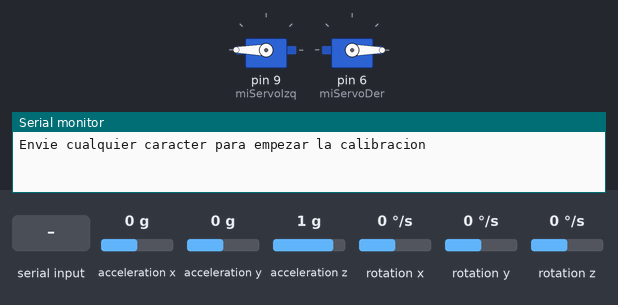
The sketch below on a simulated Arduino Uno, built with avr-gcc and run on an emulated ATmega328P. Parts: 2 × servo, the last lines printed to the serial monitor. The inputs (shaded band) are chosen by the test bench; at power-on: acceleration x 0 g, acceleration y 0 g, acceleration z 1 g, rotation x 0 °/s, rotation y 0 °/s, rotation z 0 °/s.

Above: at 0.9 s.
1.0 s: "1" received over Serial
At 15.3 s:
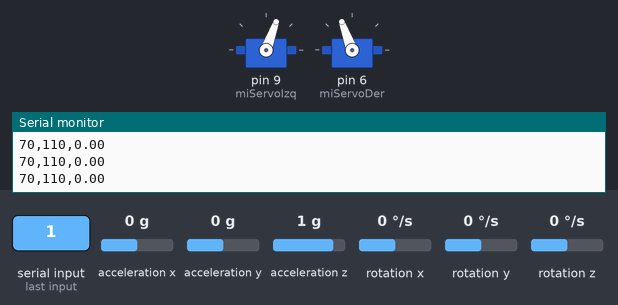
Timing chart, 0 to 16.4 s (numbered marks = the images above; inputs shaded):
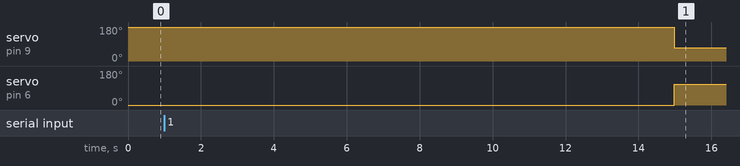

The sketch:

caracterizacion_muneca.ino
```cpp
#include "I2Cdev.h"
#include "MPU6050.h"
#include "Wire.h"
#include <Servo.h>

MPU6050 sensor;
Servo miServoIzq;
Servo miServoDer;

int ax, ay, az;
int gx, gy, gz;

long tiempo_prev;
float dt;
float ang_x;
float ang_x_prev = 0;

long f_ax, f_ay, f_az;
int p_ax, p_ay, p_az;
long f_gx, f_gy, f_gz;
int p_gx, p_gy, p_gz;
int ax_o, ay_o, az_o;
int gx_o, gy_o, gz_o;

int angulo_servo_izq = 180;
int angulo_servo_der = 0;
bool escalon_activado = false;
long tiempo_inicio_loop = 0;
long tiempo_impresion = 0;

void setup() {
  Serial.begin(57600);
  Wire.begin();
  sensor.initialize();

  miServoIzq.write(angulo_servo_izq);
  miServoIzq.attach(9);
  miServoDer.write(angulo_servo_der);
  miServoDer.attach(6);

  Serial.println("\nEnvie cualquier caracter para empezar la calibracion");
  while (true) { if (Serial.available()) break; }

  Serial.println("Calibrando, no mover IMU. Esto tomara aprox. 5 segundos...");
  calibrarMPU();
  Serial.println("¡Calibracion finalizada!");
  delay(2000);

  tiempo_prev = millis();
  tiempo_inicio_loop = millis();
}

void loop() {
  sensor.getAcceleration(&ax, &ay, &az);
  sensor.getRotation(&gx, &gy, &gz);

  dt = (millis() - tiempo_prev) / 1000.0;
  tiempo_prev = millis();

  float accel_ang_x = atan2(ay, sqrt(pow((float)ax, 2) + pow((float)az, 2))) * (180.0 / 3.14);
  ang_x = 0.98 * (ang_x_prev + (gx / 131.0) * dt) + 0.02 * accel_ang_x;

  if (isnan(ang_x)) {
    ang_x = 0;
  }

  ang_x_prev = ang_x;

  if (!escalon_activado && (millis() - tiempo_inicio_loop > 3000)) {

    angulo_servo_izq = 70;
    angulo_servo_der = 110;

    miServoIzq.write(angulo_servo_izq);
    miServoDer.write(angulo_servo_der);

    escalon_activado = true;
  }

  if (millis() - tiempo_impresion > 10) {
    tiempo_impresion = millis();
    Serial.print(angulo_servo_izq);
    Serial.print(",");
    Serial.print(angulo_servo_der);
    Serial.print(",");
    Serial.println(ang_x);
  }

  delay(10);
}

void calibrarMPU() {
  ax_o = sensor.getXAccelOffset(); ay_o = sensor.getYAccelOffset(); az_o = sensor.getZAccelOffset();
  gx_o = sensor.getXGyroOffset(); gy_o = sensor.getYGyroOffset(); gz_o = sensor.getZGyroOffset();

  for(int i = 0; i < 1500; i++) {
    sensor.getAcceleration(&ax, &ay, &az);
    sensor.getRotation(&gx, &gy, &gz);

    f_ax = f_ax - (f_ax >> 5) + ax; p_ax = f_ax >> 5;
    f_ay = f_ay - (f_ay >> 5) + ay; p_ay = f_ay >> 5;
    f_az = f_az - (f_az >> 5) + az; p_az = f_az >> 5;
    f_gx = f_gx - (f_gx >> 3) + gx; p_gx = f_gx >> 3;
    f_gy = f_gy - (f_gy >> 3) + gy; p_gy = f_gy >> 3;
    f_gz = f_gz - (f_gz >> 3) + gz; p_gz = f_gz >> 3;

    if (i % 100 == 0 && i > 0) {
      if (p_ax > 0) ax_o--; else ax_o++;
      if (p_ay > 0) ay_o--; else ay_o++;
      if (p_az - 16384 > 0) az_o--; else az_o++;

      sensor.setXAccelOffset(ax_o); sensor.setYAccelOffset(ay_o); sensor.setZAccelOffset(az_o);

      if (p_gx > 0) gx_o--; else gx_o++;
      if (p_gy > 0) gy_o--; else gy_o++;
      if (p_gz > 0) gz_o--; else gz_o++;

      sensor.setXGyroOffset(gx_o); sensor.setYGyroOffset(gy_o); sensor.setZGyroOffset(gz_o);
    }
    delay(2);
  }
}
```

Measured:
- after the input at 1.0 s, servo on pin 9 (miServoIzq): 180° → 70° after 14.0 s; servo on pin 6 (miServoDer): 0° → 110° after 14.0 s
